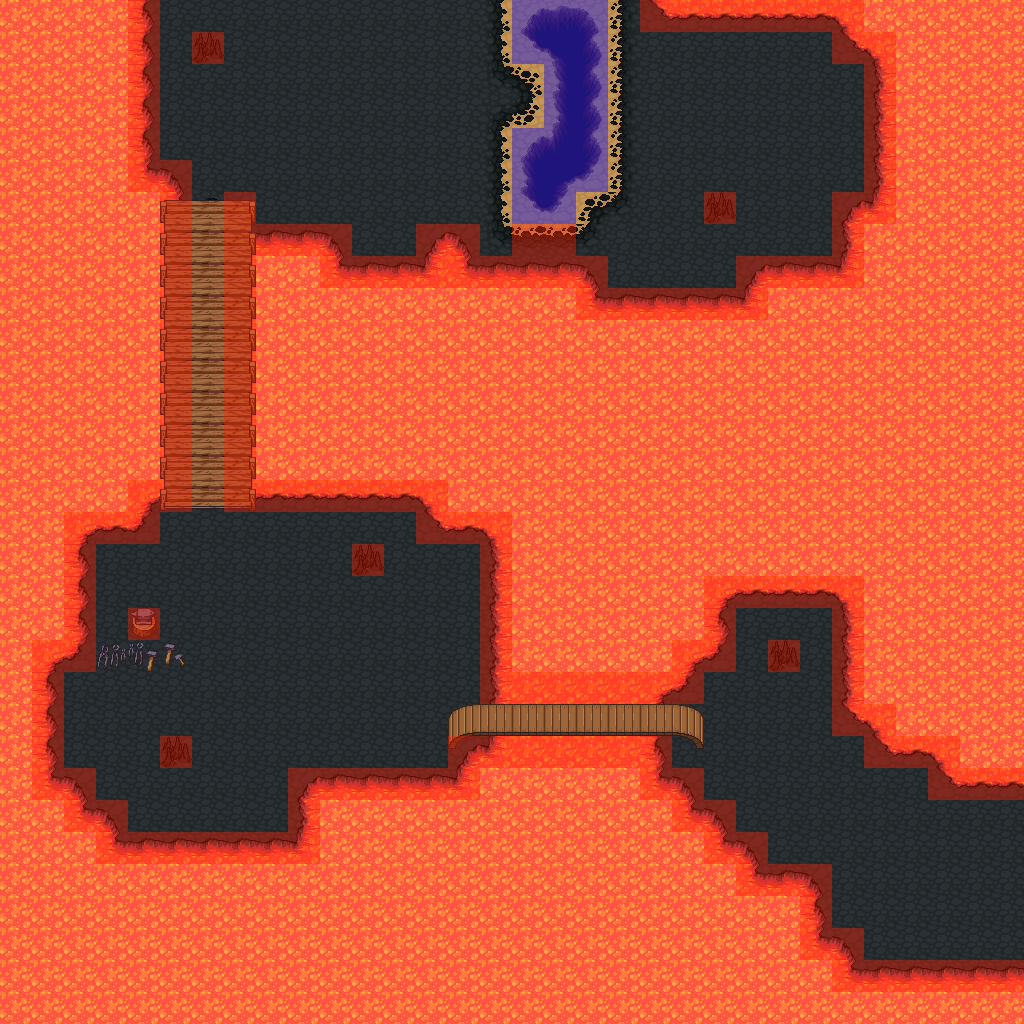

This game map was drawn from its Tiled (.tmx) file and the tilesets committed beside it. A one-line description and the trimmed map source follow:
An orthogonal 32x32 tile map with 32x32 px tiles, 3 tile layers (background, object, collision), 2 tilesets and 6 objects (2x teleport, run_once, skeleton, skeletonknight, bat).

<map version="1.0" orientation="orthogonal" width="32" height="32" tilewidth="32" tileheight="32">
 <properties>
  <property name="music" value="evil_temple.ogg" />
  <property name="tileset" value="town.txt" />
  <property name="title" value="Volcano" />
 </properties>
 <tileset firstgid="1" name="tiled_collision" tilewidth="32" tileheight="32">
  <image source="tiled_collision.png" width="480" height="32" />
 </tileset>
 <tileset firstgid="16" name="generic_background" tilewidth="32" tileheight="32">
  <image source="generic_background.png" width="864" height="832" />
 </tileset>
 <layer name="background" width="32" height="32">
  <data>[1024 cells, 1024 non-empty, 33 distinct tile ids]</data>
 </layer>
 <layer name="object" width="32" height="32">
  <data>[1024 cells, 49 non-empty, 19 distinct tile ids]</data>
 </layer>
 <layer name="collision" width="32" height="32">
  <data>[1024 cells, 187 non-empty, 2 distinct tile ids]</data>
 </layer>
 <objectgroup name="event" width="32" height="32">
  <object name="Teleport to Volcano1" type="teleport" x="992" y="800" width="32" height="160">
   <properties>
    <property name="intermap" value="volcano1.txt,1,16" />
   </properties>
  </object>
  <object name="Forge" type="run_once" x="128" y="608" width="32" height="32">
   <properties>
    <property name="hotspot" value="location" />
    <property name="loot" value="id,5,19,198" />
    <property name="requires_not" value="skelkey" />
    <property name="tooltip" value="Anvil" />
   </properties>
  </object>
  <object name="Teleport to VolcanoA" type="teleport" x="160" y="0" width="352" height="32">
   <properties>
    <property name="intermap" value="volcanoa.txt,5,30" />
   </properties>
  </object>
 </objectgroup>
 <objectgroup name="enemy" width="32" height="32">
  <object name="Skeleton with Key" type="skeleton" x="160" y="608" width="32" height="32">
   <properties>
    <property name="level" value="1,1" />
    <property name="number" value="1,1" />
   </properties>
  </object>
  <object name="Skeleton Knight" type="skeletonknight" x="704" y="64" width="32" height="32">
   <properties>
    <property name="level" value="2,2" />
    <property name="number" value="1,1" />
   </properties>
  </object>
 </objectgroup>
 <objectgroup name="enemygroup" width="32" height="32">
  <object name="2 firebats" type="bat" x="224" y="544" width="128" height="160">
   <properties>
    <property name="level" value="2,2" />
    <property name="number" value="2,2" />
   </properties>
  </object>
 </objectgroup>
</map>
